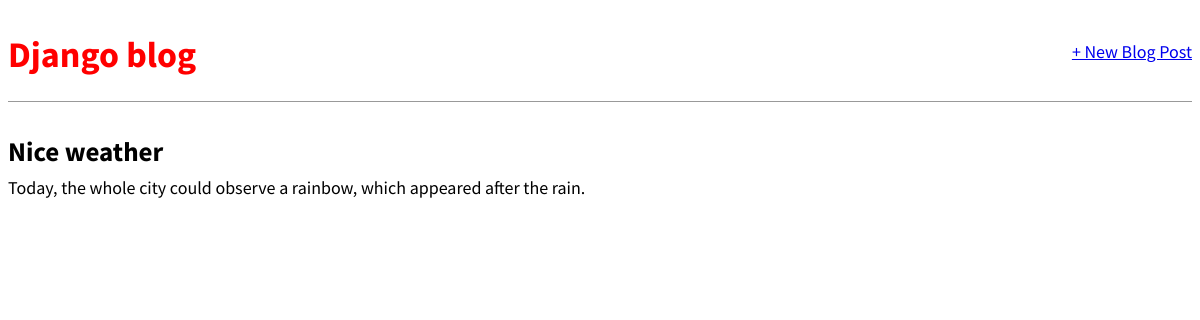
The app's page /post/1/ with its own data.
### blog/models.py (models this page shows, shortened)
class Post(models.Model):
    title = models.CharField(max_length=200)
    author = models.ForeignKey(
        'auth.User',
        on_delete=models.CASCADE,
    )
    body = models.TextField()

### blog/views.py (the view)
# urls.py: path('post/<int:pk>/', BlogDetailView.as_view(),name='post_detail'),
class BlogDetailView(DetailView):
    model = Post
    template_name = 'post_detail.html'

### templates/post_detail.html
{% extends 'base.html' %}
{% block content %}
   <div class ="post-entry">
       <h2>{{ post.title }}</h2>
       <p>{{ post.body }}</p>
   </div>
{% endblock content %}

### static/css/base.css (style rules this page uses)
body { font-family: 'Source Sans Pro', sans-serif; font-size: 18px; }
.post-entry { margin-bottom: 2rem; }
.post-entry h2 { margin: 0.5rem 0; }
.post-entry p { margin: 0; font-weight: 400; }

### records on screen
Post: title "Nice weather", body "Today, the whole city could observe a rainbow, which appeared after the rain."
